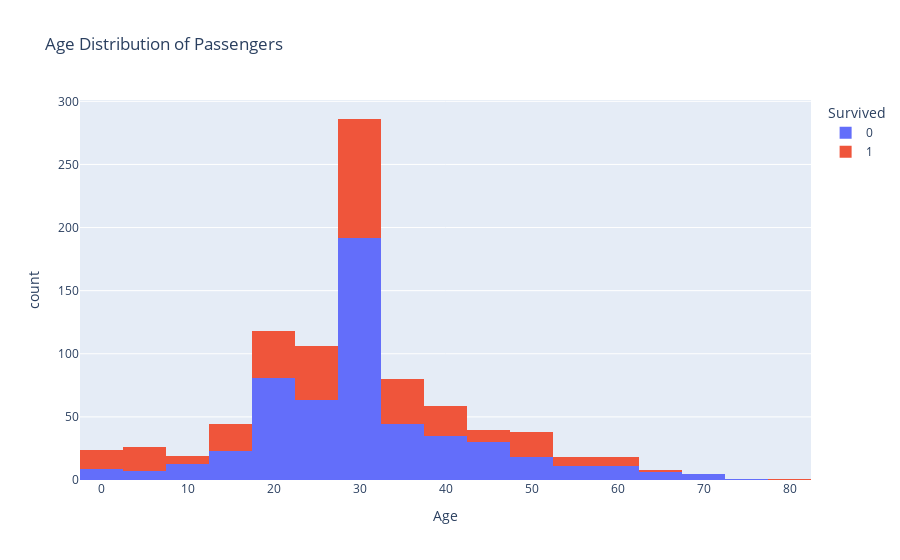

The notebook cell this image was saved under:
### Markdown cell above
<span style="font-size: 20px; color: Blue;">Age distribution of passengers</span>

### Code cell
# All passangers who servived or not
fig = px.histogram(data, x="Age", nbins=20, color="Survived", title='Age Distribution of Passengers')
fig.show()

### Figure 1 — Plotly figure (JSON) as saved in the notebook; plotly's stock layout.template omitted (floating-point values rounded to 4 significant figures; data arrays with more than 128 entries replaced by an {"elided": "..."} marker saying what was removed)
{"data": [{"alignmentgroup": "True", "bingroup": "x", "hovertemplate": "Survived=0<br>Age=%{x}<br>count=%{y}<extra></extra>", "legendgroup": "0", "marker": {"color": "#636efa", "pattern": {"shape": ""}}, "name": "0", "nbinsx": 20, "offsetgroup": "0", "orientation": "v", "showlegend": true, "type": "histogram", "x": {"elided": "549 float values"}, "xaxis": "x", "yaxis": "y"}, {"alignmentgroup": "True", "bingroup": "x", "hovertemplate": "Survived=1<br>Age=%{x}<br>count=%{y}<extra></extra>", "legendgroup": "1", "marker": {"color": "#EF553B", "pattern": {"shape": ""}}, "name": "1", "nbinsx": 20, "offsetgroup": "1", "orientation": "v", "showlegend": true, "type": "histogram", "x": {"elided": "342 float values"}, "xaxis": "x", "yaxis": "y"}], "layout": {"autosize": true, "barmode": "relative", "legend": {"title": {"text": "Survived"}, "tracegroupgap": 0}, "title": {"text": "Age Distribution of Passengers"}, "xaxis": {"anchor": "y", "autorange": true, "domain": [0, 1], "range": [-2.5, 82.5], "title": {"text": "Age"}, "type": "linear"}, "yaxis": {"anchor": "x", "autorange": true, "domain": [0, 1], "range": [0, 301.1], "title": {"text": "count"}}}}
